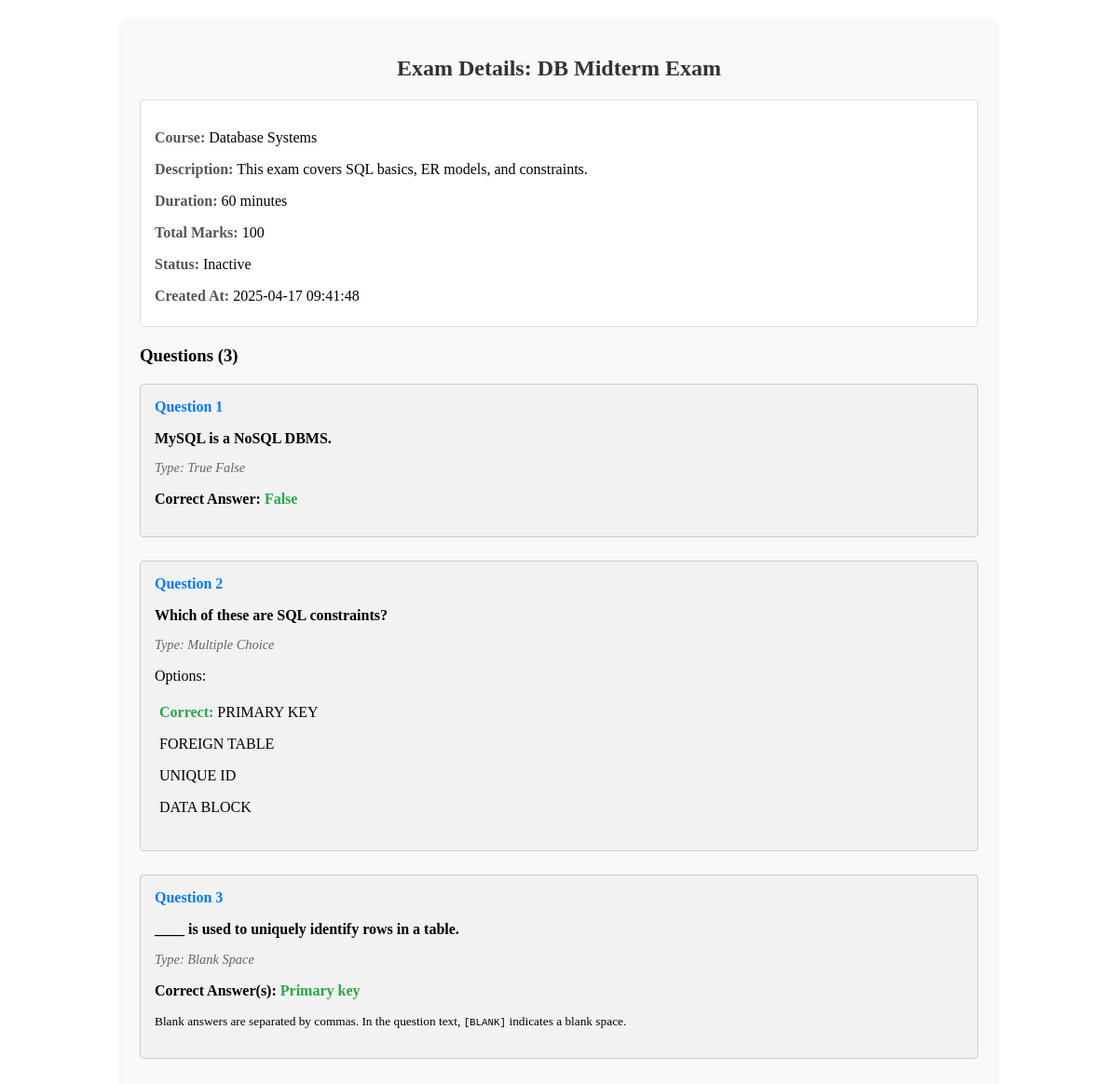
Screenshot of /instructor/view_exam.php (signed in) with the database file from the repository.
### tables this page shows
CREATE TABLE exams (
    exam_id INT AUTO_INCREMENT PRIMARY KEY,
    course_id INT,
    instructor_id INT,
    title VARCHAR(255),
    description TEXT,
    time_limit INT,  
    total_marks INT,
    status ENUM('active', 'inactive') DEFAULT 'inactive',
    created_at TIMESTAMP DEFAULT CURRENT_TIMESTAMP,
    FOREIGN KEY (course_id) REFERENCES courses(course_id),
    FOREIGN KEY (instructor_id) REFERENCES users(user_id)
);

CREATE TABLE courses (
    course_id INT AUTO_INCREMENT PRIMARY KEY,
    course_name VARCHAR(100),
    academic_year YEAR,
    semester ENUM('I', 'II')
);

CREATE TABLE questions (
    question_id INT AUTO_INCREMENT PRIMARY KEY,
    exam_id INT,
    question_text TEXT,
    question_type ENUM('true_false', 'multiple_choice', 'blank_space'),
    correct_answer TEXT,
    FOREIGN KEY (exam_id) REFERENCES exams(exam_id)
);

CREATE TABLE choices (
    choice_id INT AUTO_INCREMENT PRIMARY KEY,
    question_id INT,
    choice_text VARCHAR(255),
    is_correct BOOLEAN DEFAULT FALSE,
    FOREIGN KEY (question_id) REFERENCES questions(question_id)
);

### instructor/view_exam.php (the view, shortened to what this page needs)
<?php
include_once '../includes/db/db.config.php';
$exam = null;
$questions = [];
if (isset($_GET['exam_id']) && filter_var($_GET['exam_id'], FILTER_VALIDATE_INT)) {
    $examId = filter_var($_GET['exam_id'], FILTER_VALIDATE_INT);
    $instructorId = $_SESSION['user_id'];
    try {
        $sql = "SELECT e.*, c.course_name
                FROM exams e
                JOIN courses c ON e.course_id = c.course_id
                WHERE e.exam_id = :exam_id AND e.instructor_id = :instructor_id";
        $stmt = $pdo->prepare($sql);
        $stmt->bindParam(':exam_id', $examId, PDO::PARAM_INT);
        $stmt->bindParam(':instructor_id', $instructorId, PDO::PARAM_INT);
        $stmt->execute();
        $exam = $stmt->fetch(PDO::FETCH_ASSOC);
        if ($exam) {
            $sql = "SELECT * FROM questions WHERE exam_id = :exam_id ORDER BY question_id ASC";
            $stmt = $pdo->prepare($sql);
            $stmt->bindParam(':exam_id', $examId, PDO::PARAM_INT);
            $stmt->execute();
            $questions = $stmt->fetchAll(PDO::FETCH_ASSOC);
            foreach ($questions as &$question) {
                if ($question['question_type'] === 'multiple_choice') {
                    $sql = "SELECT * FROM choices WHERE question_id = :question_id ORDER BY choice_id ASC";
                    $stmt = $pdo->prepare($sql);
                    $stmt->bindParam(':question_id', $question['question_id'], PDO::PARAM_INT);
                    $stmt->execute();
                    $question['choices'] = $stmt->fetchAll(PDO::FETCH_ASSOC);
                }
            }
        } else {
            $message = '<p class="error">Exam not found or you do not have permission to view it.</p>';
        }
    } catch (PDOException $e) {
        error_log("Error fetching exam details: " . $e->getMessage());
        $message = '<p class="error">Error loading exam details. Please try again later.</p>';
    }
} else {
    $message = '<p class="error">No exam ID provided.</p>';
}
?>
<div class="view-exam-container">
    <?php if ($exam): ?>
        <h2>Exam Details: <?php echo htmlspecialchars($exam['title']); ?></h2>
        <div class="exam-details">
            <p><strong>Course:</strong> <?php echo htmlspecialchars($exam['course_name']); ?></p>
            <p><strong>Description:</strong> <?php echo nl2br(htmlspecialchars($exam['description'])); ?></p>
            <p><strong>Duration:</strong> <?php echo htmlspecialchars($exam['time_limit']); ?> minutes</p>
            <p><strong>Total Marks:</strong> <?php echo htmlspecialchars($exam['total_marks']); ?></p>
            <p><strong>Status:</strong> <?php echo htmlspecialchars(ucfirst($exam['status'])); ?></p>
            <p><strong>Created At:</strong> <?php echo htmlspecialchars($exam['created_at']); ?></p>
        </div>
        <div class="question-list">
            <h3>Questions (<?php echo count($questions); ?>)</h3>
            <?php if (empty($questions)): ?>
                <p>No questions found for this exam.</p>
            <?php else: ?>
                <?php $questionNumber = 1; ?>
                <?php foreach ($questions as $question): ?>
                    <div class="question-item">
                        <h4>Question <?php echo $questionNumber++; ?></h4>
                        <p class="question-text"><?php echo nl2br(htmlspecialchars($question['question_text'])); ?></p>
                        <p class="question-type">Type: <?php echo htmlspecialchars(ucwords(str_replace('_', ' ', $question['question_type']))); ?></p>
                        <?php if ($question['question_type'] === 'multiple_choice' && isset($question['choices'])): ?>
                            <p>Options:</p>
                            <ul class="options-list">
                                <?php foreach ($question['choices'] as $choice): ?>
                                    <li>
                                        <?php if ($choice['is_correct']): ?>
                                            <span class="correct-answer">Correct:</span>
                                        <?php endif; ?>
                                        <?php echo htmlspecialchars($choice['choice_text']); ?>
                                    </li>
                                <?php endforeach; ?>
                            </ul>
                        <?php elseif ($question['question_type'] === 'true_false'): ?>
                            <p><strong>Correct Answer:</strong> <span class="correct-answer"><?php echo htmlspecialchars(ucfirst($question['correct_answer'])); ?></span></p>
                        <?php elseif ($question['question_type'] === 'blank_space'): ?>
                             <p><strong>Correct Answer(s):</strong> <span class="correct-answer"><?php echo nl2br(htmlspecialchars(str_replace('|', ', ', $question['correct_answer']))); ?></span></p>
                             <p><small>Blank answers are separated by commas. In the question text, <code>[BLANK]</code> indicates a blank space.</small></p>
                        <?php endif; ?>
                    </div>
                <?php endforeach; ?>
            <?php endif; ?>
        </div>
    <?php endif; ?>
</div>

### instructor/view_exam.php (style rules this page uses)
.view-exam-container { background-color: #f9f9f9; padding: 20px; border-radius: 8px; box-shadow: 0 2px 4px rgba(0, 0, 0, 0.1); max-width: 900px; margin: 20px auto; }
.view-exam-container h2 { text-align: center; color: #333; margin-bottom: 20px; }
.exam-details, .question-details { margin-bottom: 20px; padding: 15px; border: 1px solid #ddd; border-radius: 4px; background-color: #fff; }
.exam-details p, .question-details p { margin-bottom: 8px; }
.exam-details strong, .question-details strong { color: #555; }
.question-list { margin-top: 20px; }
.question-item { margin-bottom: 25px; padding: 15px; border: 1px solid #ccc; border-radius: 4px; background-color: #f2f2f2; }
.question-item h4 { margin-top: 0; margin-bottom: 10px; color: #007bff; }
.question-item .question-text { font-weight: bold; margin-bottom: 10px; }
.question-item .question-type { font-style: italic; color: #666; margin-bottom: 10px; font-size: 0.9em; }
.options-list { list-style: none; padding: 0; margin-top: 10px; }
.options-list li { margin-bottom: 5px; padding: 5px; border-bottom: 1px solid #eee; }
.correct-answer { color: #28a745; font-weight: bold; }

### rows the page displays
exams: title "DB Midterm Exam", course.course_name "Database Systems", description "This exam covers SQL basics, ER models, and constraints.", time_limit "60", total_marks "100", status "Inactive", created_at "2025-04-17 09:41:48"
questions: question_text "MySQL is a NoSQL DBMS.", question_type "True False", correct_answer "False"
questions: question_text "Which of these are SQL constraints?", question_type "Multiple Choice"
choices: shows "Correct:", choice_text "PRIMARY KEY"
choices: choice_text "FOREIGN TABLE"
choices: choice_text "UNIQUE ID"
choices: choice_text "DATA BLOCK"
questions: question_text "____ is used to uniquely identify rows in a table.", question_type "Blank Space", correct_answer "Primary key"

### other values shown
count($questions) "3"
